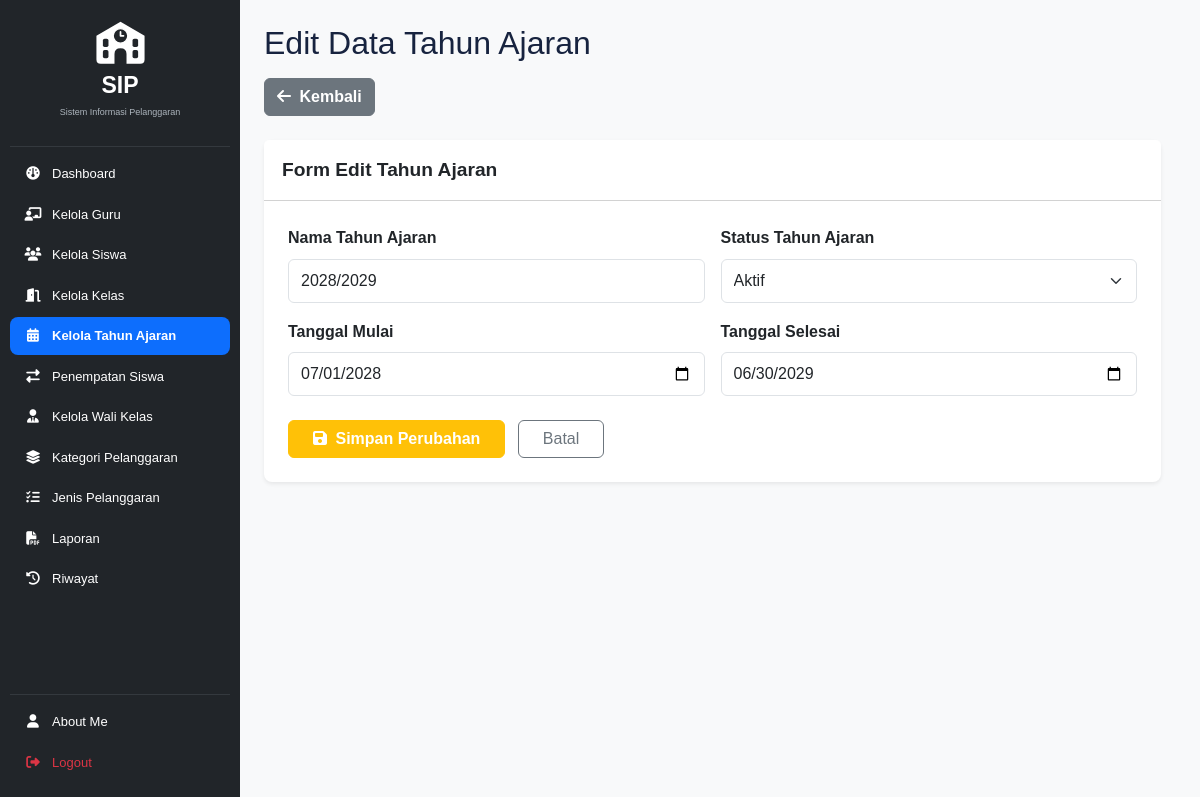
Screenshot of /edit_tahun_ajaran.php?id=110 (signed in) with the database file from the repository.
### tables this page shows
CREATE TABLE `t_tahun_ajaran` (
  `id` int(11) NOT NULL,
  `nama` varchar(20) DEFAULT NULL,
  `tanggal_mulai` date NOT NULL,
  `tanggal_selesai` date NOT NULL,
  `status_aktif` tinyint(1) NOT NULL,
  `created_at` timestamp NOT NULL DEFAULT current_timestamp(),
  `updated_at` timestamp NOT NULL DEFAULT current_timestamp()
);

### edit_tahun_ajaran.php (the view, shortened to what this page needs)
<?php
include 'config/koneksi.php';
$id = filter_input(INPUT_GET, 'id', FILTER_VALIDATE_INT);
$stmt = mysqli_prepare(
    $koneksi,
    "SELECT * FROM t_tahun_ajaran WHERE id = ?"
);
mysqli_stmt_bind_param($stmt, "i", $id);
mysqli_stmt_execute($stmt);
$hasil = mysqli_stmt_get_result($stmt);
$data = mysqli_fetch_assoc($hasil);
?>
<!DOCTYPE html>
<html lang="id">
<head>
    <link href="https://cdn.jsdelivr.net/npm/bootstrap@5.3.3/dist/css/bootstrap.min.css" rel="stylesheet">
    <link rel="stylesheet" href="layout/style.css">
</head>
<body class="bg-light">
<div class="container-fluid">
    <div class="row">
        <?php include 'layout/sidebar.php'; ?>
        <main class="col-md-9 ms-sm-auto col-lg-10 p-4">
            <div class="mb-3">
                <h1 class="h2">Edit Data Tahun Ajaran</h1>
            </div>
            <div class="mb-4">
                <a href="kelola_tahun_ajaran.php" class="btn btn-secondary fw-semibold">
                    <i class="fas fa-arrow-left me-1"></i> Kembali
                </a>
            </div>
            <div class="card shadow-sm border-0 rounded-3 mb-5">
                <div class="card-header bg-white py-3">
                    <h5 class="card-title m-0 fw-bold">
                        Form Edit Tahun Ajaran
                    </h5>
                </div>
                <div class="card-body p-4">
                    <form action="proses_edit_tahun_ajaran.php" method="POST">
                        <div class="row g-3">
                            <div class="col-md-6">
                                <label class="form-label fw-semibold">
                                    Nama Tahun Ajaran
                                </label>
                                <input type="text"
                                       name="nama"
                                       class="form-control"
                                       value="<?= htmlspecialchars($data['nama']); ?>"
                                       maxlength="9"
                                       pattern="[0-9]{4}/[0-9]{4}"
                                       placeholder="Contoh: 2026/2027"
                                       required>
                            </div>
                            <div class="col-md-6">
                                <label class="form-label fw-semibold">
                                    Status Tahun Ajaran
                                </label>
                                <select name="status_aktif"
                                        class="form-select"
                                        required>
                                    <option value="1"
                                        <?= ((int)$data['status_aktif'] === 1) ? 'selected' : ''; ?>>
                                        Aktif
                                    </option>
                                </select>
                            </div>
                            <div class="col-md-6">
                                <label class="form-label fw-semibold">
                                    Tanggal Mulai
                                </label>
                                <input type="date"
                                       name="tanggal_mulai"
                                       class="form-control"
                                       value="<?= htmlspecialchars($data['tanggal_mulai']); ?>"
                                       required>
                            </div>
                            <div class="col-md-6">
                                <label class="form-label fw-semibold">
                                    Tanggal Selesai
                                </label>
                                <input type="date"
                                       name="tanggal_selesai"
                                       class="form-control"
                                       value="<?= htmlspecialchars($data['tanggal_selesai']); ?>"
                                       required>
                            </div>
                            <div class="col-12 mt-4">
                                <button type="submit"
                                        class="btn btn-warning px-4 fw-semibold text-white">
                                    <i class="fas fa-save me-1"></i>
                                    Simpan Perubahan
                                </button>
                                <a href="kelola_tahun_ajaran.php"
                                   class="btn btn-outline-secondary px-4 ms-2">
                                    Batal
                                </a>
                            </div>
                        </div>
                    </form>
                </div>
            </div>
        </main>
    </div>
</div>
</body>
</html>

### layout/style.css (style rules this page uses)
:root { --primary: #3659d9; --navy: #17233f; --background: #f4f6fb; --text-muted: #778198; --border: #e8ecf4; }
* { box-sizing: border-box; }
html { scrollbar-gutter: stable; }
body { margin: 0; font-family: 'Poppins', sans-serif; background: var(--background); color: var(--navy); }
.page-title, main[class*="col-"] h1.h2:not(.fw-bold), main[class*="col-"] h2.mb-4, main[class*="col-"] h3.fw-bold.text-dark.m-0, main[class*="col-"] .menu-page-title { color: var(--navy) !important; font-size: 2rem; font-weight: 500 !important; line-height: 1.2; }
main[class*="col-"] { min-width: 0; }
main[class*="col-"] { font-size: 1rem; line-height: 1.6; }
main[class*="col-"] .card { border-radius: 12px; }
main[class*="col-"] .card-header { padding: 14px 18px; }
main[class*="col-"] .card-header h5, main[class*="col-"] .card-header .card-title { font-size: 1.2rem; line-height: 1.45; }
main[class*="col-"] label, main[class*="col-"] .form-label, main[class*="col-"] .form-text, main[class*="col-"] .alert, main[class*="col-"] .btn, main[class*="col-"] .form-control, main[class*="col-"] .form-select { font-size: 1rem; }
main[class*="col-"] .form-control, main[class*="col-"] .form-select { min-height: 44px; }

### layout/sidebar.php (style rules this page uses)
body { overflow-x: hidden; margin: 0; }
.main-content, main, .container-fluid.main-container { margin-left: 240px !important; width: calc(100% - 240px) !important; min-height: 100vh; padding: 25px 30px; box-sizing: border-box; }

### rows the page displays
t_tahun_ajaran: nama "2028/2029", status_aktif "Aktif", tanggal_mulai "07/01/2028", tanggal_selesai "06/30/2029"
